Frame 1 (no input): blank canvas, image omitted
Frame 60 (no input): blank canvas, image omitted
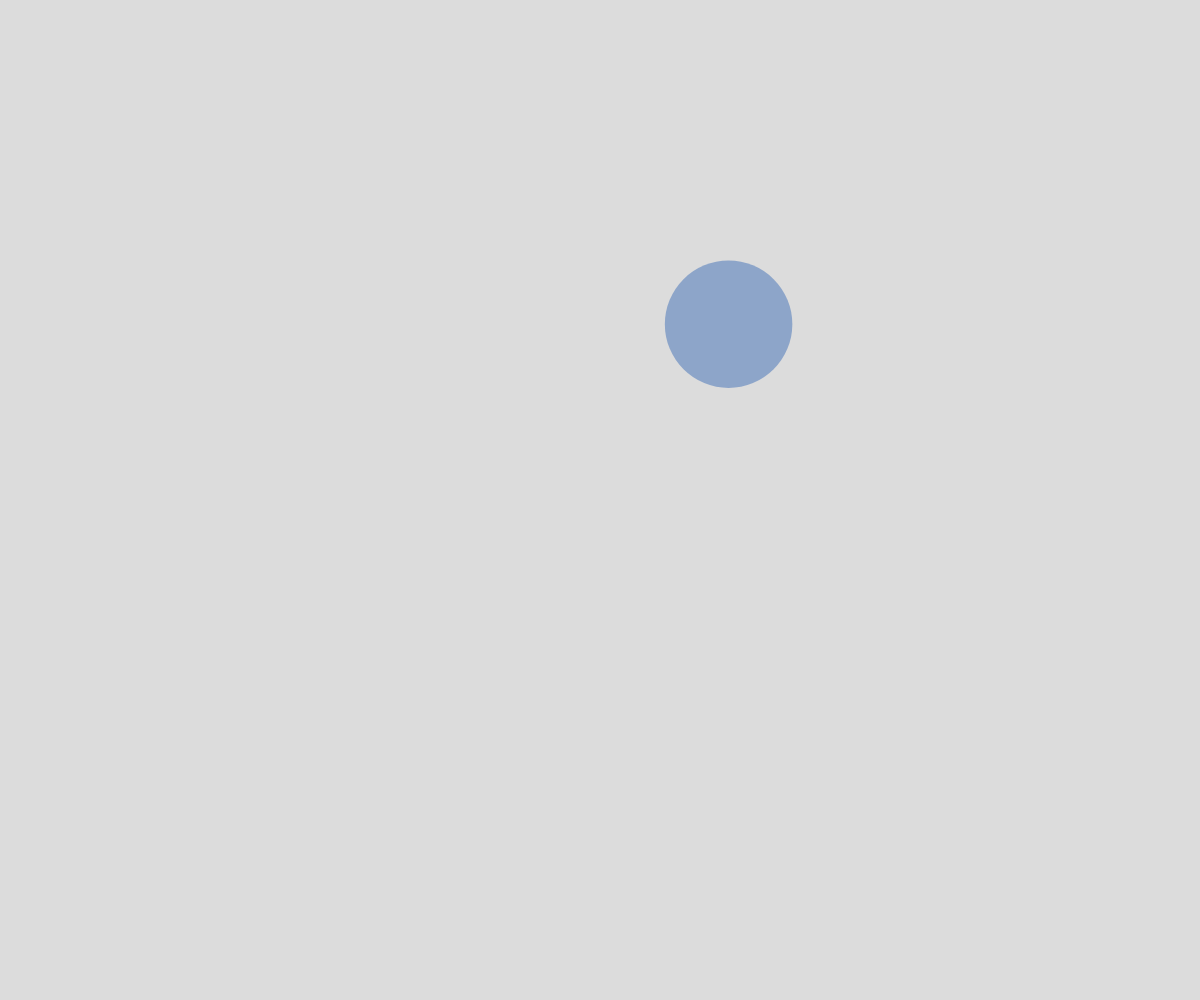
Frame 120 (the mouse pressed at the canvas centre since frame 60)

The p5.js sketch whose frames 1 and 60 were blank and that drew this single picture after the mouse press (run headless with seeded random() and noise() and a simulated clock; from frame 60 on, the mouse is pressed at the canvas centre):

// p5.js sketch
// ── sketch.js
// Bouncing Circles/Balls with Arrays Demo
// Tuesday, September 29th, 2020

let theCircles = [];

function setup() {
  createCanvas(windowWidth, windowHeight);
  // ball is an object (things are called by saying ball.x or ball.radius)
  
  noStroke();
}

function draw() {
  background(220);
  moveBall();
  displayBalls();
  clearArray();
}

function mousePressed() {
  spawnBall();
}

function moveBall() {
  for (let i = 0; i<theCircles.length; i++) {
    theCircles[i].x += theCircles[i].dx;
    theCircles[i].y += theCircles[i].dy;

    if (theCircles[i].x + theCircles[i].radius >= width || theCircles[i].x - theCircles[i].radius <= 0) {
      theCircles[i].dx *= -1;
      theCircles[i].bounceCounter += 1;
    }

    if (theCircles[i].y + theCircles[i].radius >= height || theCircles[i].y - theCircles[i].radius <= 0) {
      theCircles[i].dy *= -1;
      theCircles[i].bounceCounter += 1;
    }
  }
}

function displayBalls() {
  for (let ball of theCircles) {
    fill(ball.theColor);
    circle(ball.x, ball.y, ball.radius*2);
  }
}

function spawnBall() {
  //ball is a local variable now
  let ball = {
    x: mouseX,
    y: mouseY,
    dx: random(-5, 5),
    dy: random(-5, 5),
    radius: random(30, 75),
    theColor: color(10, random(210), random(210), random(50, 200)),
    bounceCounter: 0,
  };
  theCircles.push(ball);
}

function clearArray() {
  //need the index value to splice, so we have to use the "classic" for loop
  for (let i = theCircles.length-1 ; i>0; i--) {
    if (theCircles[i].bounceCounter >= 8) {
      theCircles.splice(i, 1);
    }
  }
}
